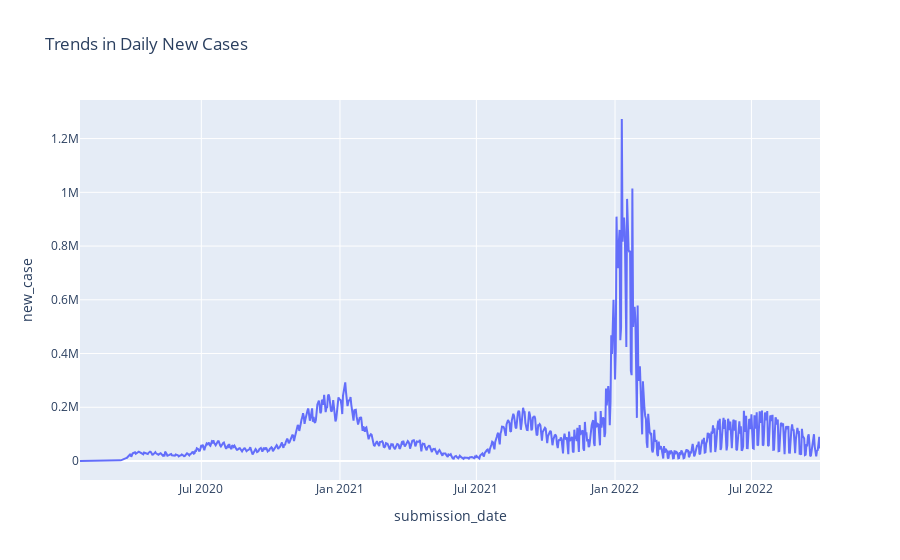

Notebook code for this chart:
### Code cell
fig.show()

### Figure 1 — Plotly figure (JSON) as saved in the notebook; plotly's stock layout.template omitted (floating-point values rounded to 4 significant figures; data arrays with more than 128 entries replaced by an {"elided": "..."} marker saying what was removed)
{"data": [{"hovertemplate": "submission_date=%{x}<br>new_case=%{y}<extra></extra>", "legendgroup": "", "line": {"color": "#636efa", "dash": "solid"}, "marker": {"symbol": "circle"}, "mode": "lines", "name": "", "orientation": "v", "showlegend": false, "type": "scatter", "x": {"elided": "983 str values"}, "xaxis": "x", "y": {"elided": "983 int values"}, "yaxis": "y"}], "layout": {"legend": {"tracegroupgap": 0}, "title": {"text": "Trends in Daily New Cases"}, "xaxis": {"anchor": "y", "domain": [0, 1], "title": {"text": "submission_date"}}, "yaxis": {"anchor": "x", "domain": [0, 1], "title": {"text": "new_case"}}}}
